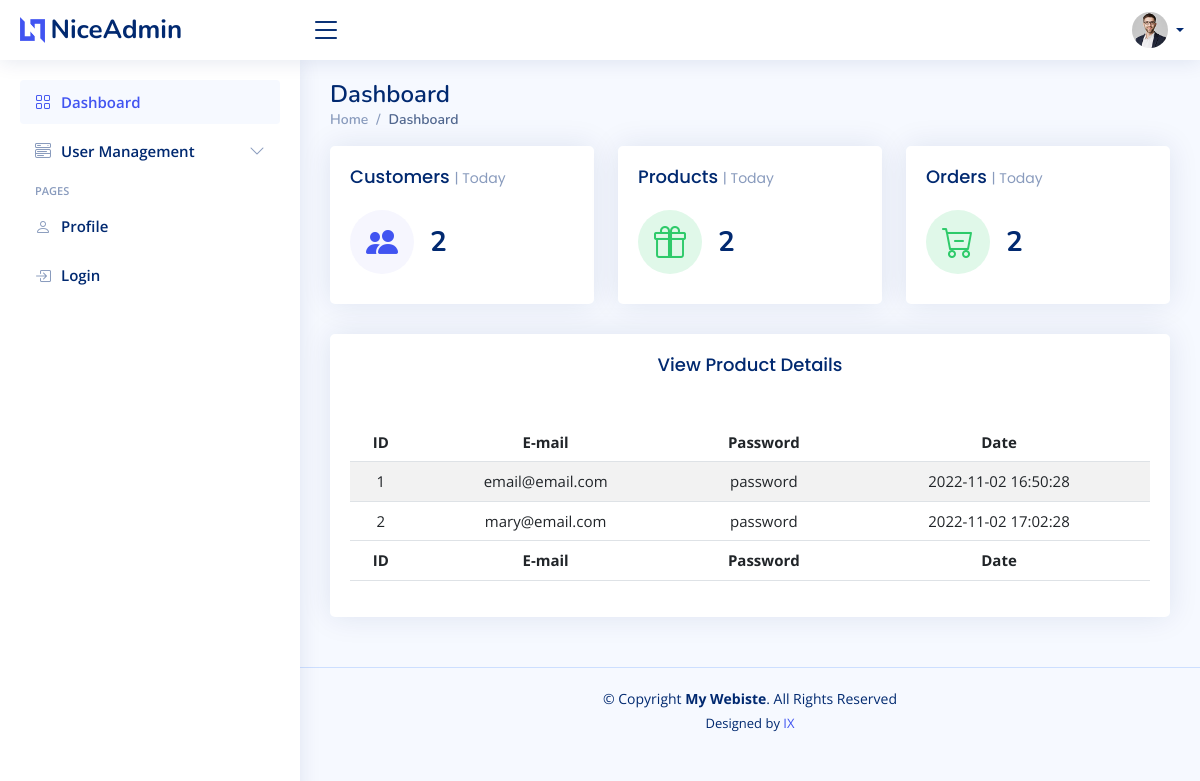
Page / (signed in) on the earlier database version.
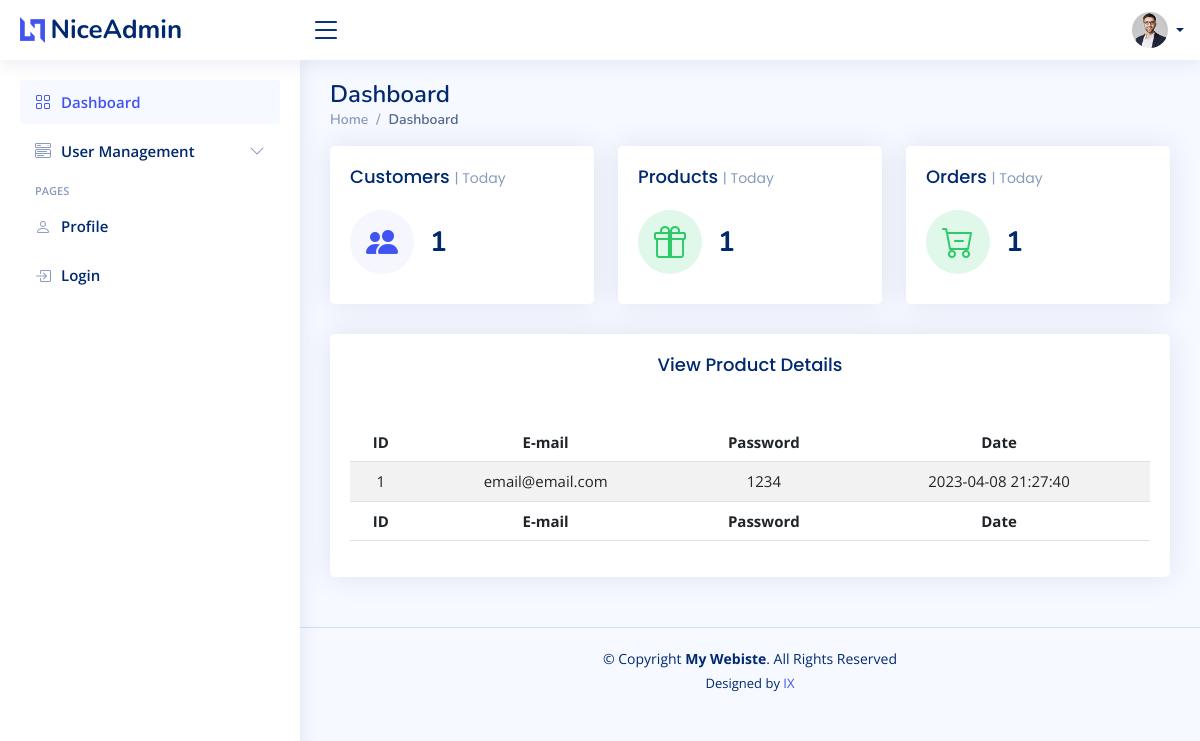
Same page on the later database version.
### tables this page shows
CREATE TABLE `users` (
  `id` int(11) NOT NULL,
  `email` varchar(100) NOT NULL,
  `password` varchar(255) NOT NULL,
  `date` datetime NOT NULL DEFAULT current_timestamp()
);

### App/controllers/Admin.php (called while the page is built, shortened)
<?php
class Admin
{
	public function index()
	{
		$user = new Admin_model;
		$user->set_table('users');
		$data['page'] = "Dashboard";
		$data['pagegroup'] = "";
		$data['User'] = $_SESSION['USER']->email;
		$row = $user->custom_query("SELECT COUNT('product_id') as COUNT FROM `users`");
		$row2 = $user->custom_query("SELECT COUNT('product_id') as COUNT FROM `users`");
		$row3 = $user->custom_query("SELECT COUNT('product_id') as COUNT FROM `users`");
		$data['Dashboard'] = array("Customers" => "{$row[0]->COUNT}", "Products" => "{$row2[0]->COUNT}", "Orders" => "{$row3[0]->COUNT}");
		$row = $user->findAll();
		$data['Dashboard_table'] = $row;
		$this->view('Admin/index', $data);
	}
}

### Core/App.php (called while the page is built, shortened)
<?php
class App
{
	private $method 	= 'index';
	private function splitURL()
	{
		$URL = $_GET['url'] ?? DEFCON;
		$URL = explode("/", trim($URL, "/"));
		return $URL;
	}
	public function loadController()
	{
		$URL = $this->splitURL();
		$filename = "../App/controllers/" . ucfirst($URL[0]) . ".php";
		if (file_exists($filename)) {
			unset($URL[0]);
		} else {
			$filename = "../App/controllers/_404.php";
			require $filename;
			$this->controller = "_404";
		}
		$controller = new $this->controller;
		call_user_func_array([$controller, $this->method], $URL);
	}
}

### public/index.php (called while the page is built, shortened)
<?php
$app = new App;
$app->loadController();

### Core/Database.php (called while the page is built, shortened)
<?php
trait Database
{
	private function connect()
	{
		$string = "mysql:hostname=" . DBHOST . ";dbname=" . DBNAME;
		$con = new PDO($string, DBUSER, DBPASS);
		return $con;
	}
	public function query($query, $data = [])
	{
		$con = $this->connect();
		$stm = $con->prepare($query);
		$check = $stm->execute($data);
		if ($check) {
			$result = $stm->fetchAll(PDO::FETCH_OBJ);
			if (is_array($result) && count($result)) {
				return $result;
			}
		}
		return false;
	}
}

### Core/Model.php (called while the page is built, shortened)
<?php
trait Model
{
	protected $limit 		= 10;
	protected $offset 		= 0;
	protected $order_type 	= "asc";
	protected $order_column = "id";
	public function findAll()
	{
		$query = "select * from $this->table order by $this->order_column $this->order_type limit $this->limit offset $this->offset";
		return $this->query($query);
	}
}

### App/views/Admin/index.view.php (the view)
<?php require_once('layout/header.view.php'); ?>
<main id="main" class="main">
	<div class="pagetitle">
		<h1>Dashboard</h1>
		<nav>
			<ol class="breadcrumb">
				<li class="breadcrumb-item"><a href="index.html">Home</a></li>
				<li class="breadcrumb-item active">Dashboard</li>
			</ol>
		</nav>
	</div>
	<section class="section dashboard">
		<div class="row">
			<div class="col-xxl-4 col-md-4">
				<div class="card info-card sales-card">
					<div class="card-body">
						<h5 class="card-title">Customers <span>| Today</span></h5>
						<div class="d-flex align-items-center">
							<div class="card-icon rounded-circle d-flex align-items-center justify-content-center">
								<i class="bi bi-people-fill"></i>
							</div>
							<div class="ps-3">
								<h6><?= $Dashboard['Customers'] ?></h6>
							</div>
						</div>
					</div>
				</div>
			</div>
			<div class="col-xxl-4 col-md-4">
				<div class="card info-card revenue-card">
					<div class="card-body">
						<h5 class="card-title">Products <span>| Today</span></h5>
						<div class="d-flex align-items-center">
							<div class="card-icon rounded-circle d-flex align-items-center justify-content-center">
								<i class="bi bi-gift"></i>
							</div>
							<div class="ps-3">
								<h6><?= $Dashboard['Products'] ?></h6>
							</div>
						</div>
					</div>
				</div>
			</div>
			<div class="col-xxl-4 col-md-4">
				<div class="card info-card revenue-card">
					<div class="card-body">
						<h5 class="card-title">Orders <span>| Today</span></h5>
						<div class="d-flex align-items-center">
							<div class="card-icon rounded-circle d-flex align-items-center justify-content-center">
								<i class="bi bi-cart-dash"></i>
							</div>
							<div class="ps-3">
								<h6><?= $Dashboard['Orders'] ?></h6>
							</div>
						</div>
					</div>
				</div>
			</div>
		</div>
		<div class="row">
			<div class="col-lg-12">
				<div class="card">
					<div class="card-body">
						<h5 class="card-title" style="text-align: center;">View Product Details</h5>
						<br>
						<div style="overflow-x:auto;">
							<table class="table table-striped" style="text-align:center; white-space:nowrap;font-size: 15px; " id="dataTable" width="100%" cellspacing="0">
								<thead>
									<tr>
										<th scope="col">ID</th>
										<th scope="col">E-mail</th>
										<th scope="col">Password</th>
										<th scope="col">Date</th>
									</tr>
								</thead>
								<tfoot>
									<tr>
										<th scope="col">ID</th>
										<th scope="col">E-mail</th>
										<th scope="col">Password</th>
										<th scope="col">Date</th>
									</tr>
								</tfoot>
								<tbody>
									<?php
									foreach ($Dashboard_table as $value) {
										echo "<tr>";
										echo "<td>{$value->id}</td>";
										echo "<td>{$value->email}</td>";
										echo "<td>{$value->password}</td>";
										echo "<td>{$value->date}</td>";
										echo "</tr>";
									}
									?>
								</tbody>
							</table>
						</div>
					</div>
				</div>
			</div>
		</div>
	</section>
</main>
<?php require_once('layout/footer.view.php'); ?>

### Core/Controller.php (shortened to what this page needs)
<?php
trait Controller
{
	public function view($name, $data = [])
	{
		$filename = "../App/views/" . $name . ".view.php";
		if (file_exists($filename)) {
			require $filename;
		} else {
			$filename = "../App/views/404.view.php";
			require $filename;
		}
	}
}

### App/views/Admin/layout/header.view.php (shortened to what this page needs)
<!DOCTYPE html>
<html lang="en">
<head>
	<link href="<?= BASE ?>vendor/bootstrap/css/bootstrap.min.css" rel="stylesheet">
	<link href="<?= BASE ?>vendor/bootstrap-icons/bootstrap-icons.css" rel="stylesheet">
	<link href="<?= BASE ?>vendor/boxicons/css/boxicons.min.css" rel="stylesheet">
	<link href="<?= BASE ?>vendor/quill/quill.snow.css" rel="stylesheet">
	<link href="<?= BASE ?>vendor/quill/quill.bubble.css" rel="stylesheet">
	<link href="<?= BASE ?>vendor/remixicon/remixicon.css" rel="stylesheet">
	<link href="<?= ROOT ?>assets/css/style.css" rel="stylesheet">
</head>
<body>
	<header id="header" class="header fixed-top d-flex align-items-center">
		<div class="d-flex align-items-center justify-content-between">
			<a href="index.html" class="logo d-flex align-items-center">
				<img src="<?= ROOT ?>assets/img/logo.png" alt="">
				<span class="d-none d-lg-block">NiceAdmin</span>
			</a>
			<i class="bi bi-list toggle-sidebar-btn"></i>
		</div>
		<nav class="header-nav ms-auto">
			<ul class="d-flex align-items-center">
				<li class="nav-item dropdown pe-3">
					<a class="nav-link nav-profile d-flex align-items-center pe-0" href="#" data-bs-toggle="dropdown">
						<img src="<?= ROOT ?>assets/img/profile-img.jpg" alt="Profile" class="rounded-circle">
						<span class="d-none d-md-block dropdown-toggle ps-2"><?= $User ?></span>
					</a>
				</li>
			</ul>
		</nav>
	</header>
	<aside id="sidebar" class="sidebar">
		<ul class="sidebar-nav" id="sidebar-nav">
			<li class="nav-item">
				<a class="nav-link <?= ($page == "Dashboard") ? "" : "collapsed"; ?>" href="<?= ROOT ?>Admin/index">
					<i class="bi bi-grid"></i>
					<span>Dashboard</span>
				</a>
			</li>
			<li class="nav-item">
				<a class="nav-link <?= ($pagegroup != "UserManagement") ? "collapsed" : ""; ?>" data-bs-target="#usermanagement-nav" data-bs-toggle="collapse" href="#">
					<i class="bi bi-menu-button-wide"></i>
					<span>User Management</span><i class="bi bi-chevron-down ms-auto"></i>
				</a>
			</li>
			<li class="nav-heading">Pages</li>
			<li class="nav-item">
				<a class="nav-link <?= ($page == "Profile") ? "" : "collapsed"; ?>" href="users-profile.html">
					<i class="bi bi-person"></i>
					<span>Profile</span>
				</a>
			</li>
			<li class="nav-item">
				<a class="nav-link <?= ($page == "Login") ? "" : "collapsed"; ?>" href="<?= ROOT ?>Admin/login">
					<i class="bi bi-box-arrow-in-right"></i>
					<span>Login</span>
				</a>
			</li>
		</ul>
	</aside>

### App/views/Admin/layout/footer.view.php (shortened to what this page needs)
<footer id="footer" class="footer">
	<div class="copyright">
		&copy; Copyright <strong><span><?= APP_NAME ?></span></strong>. All Rights Reserved
	</div>
	<div class="credits">
		Designed by <a href="https://incodexcel.com/">IX</a>
	</div>
</footer>
</body>
</html>

### public/assets/css/style.css (style rules this page uses)
:root { scroll-behavior: smooth; }
body { font-family: "Open Sans", sans-serif; background: #f6f9ff; color: #444444; }
a { color: #4154f1; text-decoration: none; }
h1, h2, h3, h4, h5, h6 { font-family: "Nunito", sans-serif; }
#main { margin-top: 60px; padding: 20px 30px; transition: all 0.3s; }
.pagetitle { margin-bottom: 10px; }
.pagetitle h1 { font-size: 24px; margin-bottom: 0; font-weight: 600; color: #012970; }
.card { margin-bottom: 30px; border: none; border-radius: 5px; box-shadow: 0px 0 30px rgba(1, 41, 112, 0.1); }
.card-title { padding: 20px 0 15px 0; font-size: 18px; font-weight: 500; color: #012970; font-family: "Poppins", sans-serif; }
.card-title span { color: #899bbd; font-size: 14px; font-weight: 400; }
.card-body { padding: 0 20px 20px 20px; }
.breadcrumb { font-size: 14px; font-family: "Nunito", sans-serif; color: #899bbd; font-weight: 600; }
.breadcrumb a { color: #899bbd; transition: 0.3s; }
.breadcrumb .breadcrumb-item::before { color: #899bbd; }
.breadcrumb .active { color: #51678f; font-weight: 600; }
.logo { line-height: 1; }
@media (min-width: 1200px) { .logo { width: 280px; } }
.logo img { max-height: 26px; margin-right: 6px; }
.logo span { font-size: 26px; font-weight: 700; color: #012970; font-family: "Nunito", sans-serif; }
.header { transition: all 0.5s; z-index: 997; height: 60px; box-shadow: 0px 2px 20px rgba(1, 41, 112, 0.1); background-color: #fff; padding-left: 20px; }
.header .toggle-sidebar-btn { font-size: 32px; padding-left: 10px; cursor: pointer; color: #012970; }
.header-nav ul { list-style: none; }
.header-nav>ul { margin: 0; padding: 0; }
.header-nav .nav-profile { color: #012970; }
.header-nav .nav-profile img { max-height: 36px; }
.header-nav .nav-profile span { font-size: 14px; font-weight: 600; }
.sidebar { position: fixed; top: 60px; left: 0; bottom: 0; width: 300px; z-index: 996; transition: all 0.3s; padding: 20px; overflow-y: auto; scrollbar-width: thin; scrollbar-color: #aab7cf transparent; box-shadow: 0px 0px 20px rgba(1, 41, 112, 0.1); background-color: #fff; }
@media (min-width: 1200px) { #main, #footer { margin-left: 300px; } }
.sidebar-nav { padding: 0; margin: 0; list-style: none; }
.sidebar-nav li { padding: 0; margin: 0; list-style: none; }
.sidebar-nav .nav-item { margin-bottom: 5px; }
.sidebar-nav .nav-heading { font-size: 11px; text-transform: uppercase; color: #899bbd; font-weight: 600; margin: 10px 0 5px 15px; }
.sidebar-nav .nav-link { display: flex; align-items: center; font-size: 15px; font-weight: 600; color: #4154f1; transition: 0.3; background: #f6f9ff; padding: 10px 15px; border-radius: 4px; }
.sidebar-nav .nav-link i { font-size: 16px; margin-right: 10px; color: #4154f1; }
.sidebar-nav .nav-link.collapsed { color: #012970; background: #fff; }
.sidebar-nav .nav-link.collapsed i { color: #899bbd; }
.sidebar-nav .nav-link .bi-chevron-down { margin-right: 0; transition: transform 0.2s ease-in-out; }
.dashboard .info-card { padding-bottom: 10px; }
.dashboard .info-card h6 { font-size: 28px; color: #012970; font-weight: 700; margin: 0; padding: 0; }
.dashboard .card-icon { font-size: 32px; line-height: 0; width: 64px; height: 64px; flex-shrink: 0; flex-grow: 0; }
.dashboard .sales-card .card-icon { color: #4154f1; background: #f6f6fe; }
.dashboard .revenue-card .card-icon { color: #2eca6a; background: #e0f8e9; }
.footer { padding: 20px 0; font-size: 14px; transition: all 0.3s; border-top: 1px solid #cddfff; }
.footer .copyright { text-align: center; color: #012970; }
.footer .credits { padding-top: 5px; text-align: center; font-size: 13px; color: #012970; }

Differences in the rows shown:
removed users: id "2", email "mary@email.com", password "password", date "2022-11-02 17:02:28"
changed users "email@email.com": password "password" → "1234"; date "2022-11-02 16:50:28" → "2023-04-08 21:27:40"
Other differences:
$Dashboard['Customers']: "2" → "1"
$Dashboard['Products']: "2" → "1"
$Dashboard['Orders']: "2" → "1"
